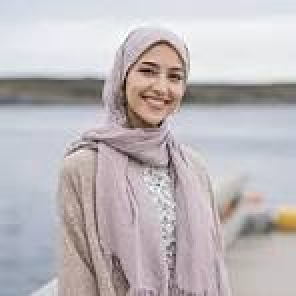
#> input picture fashion-offer/assets/model-original.jpg, 148 x 148 px (shown 2 times larger)
$ python prepare_image.py
#> lines starting #> are read from the running program, lines starting #| are printed output that depends on the picture
"""Upscales the source photo and cuts the model out of its background -> assets/model-cutout.png."""
from pathlib import Path

from PIL import Image, ImageFilter
from rembg import new_session, remove

ASSETS = Path(__file__).resolve().parent.parent / "assets"

im = Image.open(ASSETS / "model-original.jpg").convert("RGB")
#> im is the input picture: PIL image 148x148 RGB; mean R, G, B 189.7, 184.1, 187.2
im = im.resize((1000, 1000), Image.LANCZOS).filter(ImageFilter.UnsharpMask(radius=3, percent=90, threshold=2))
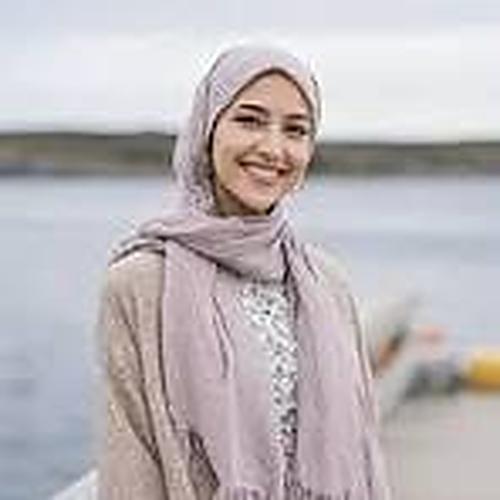
#> im: PIL image 1000x1000 RGB (shown at 1/2 size); mean R, G, B 189.7, 184.1, 187.2
#> (the run stopped early here; a loop or call above may not have finished)
